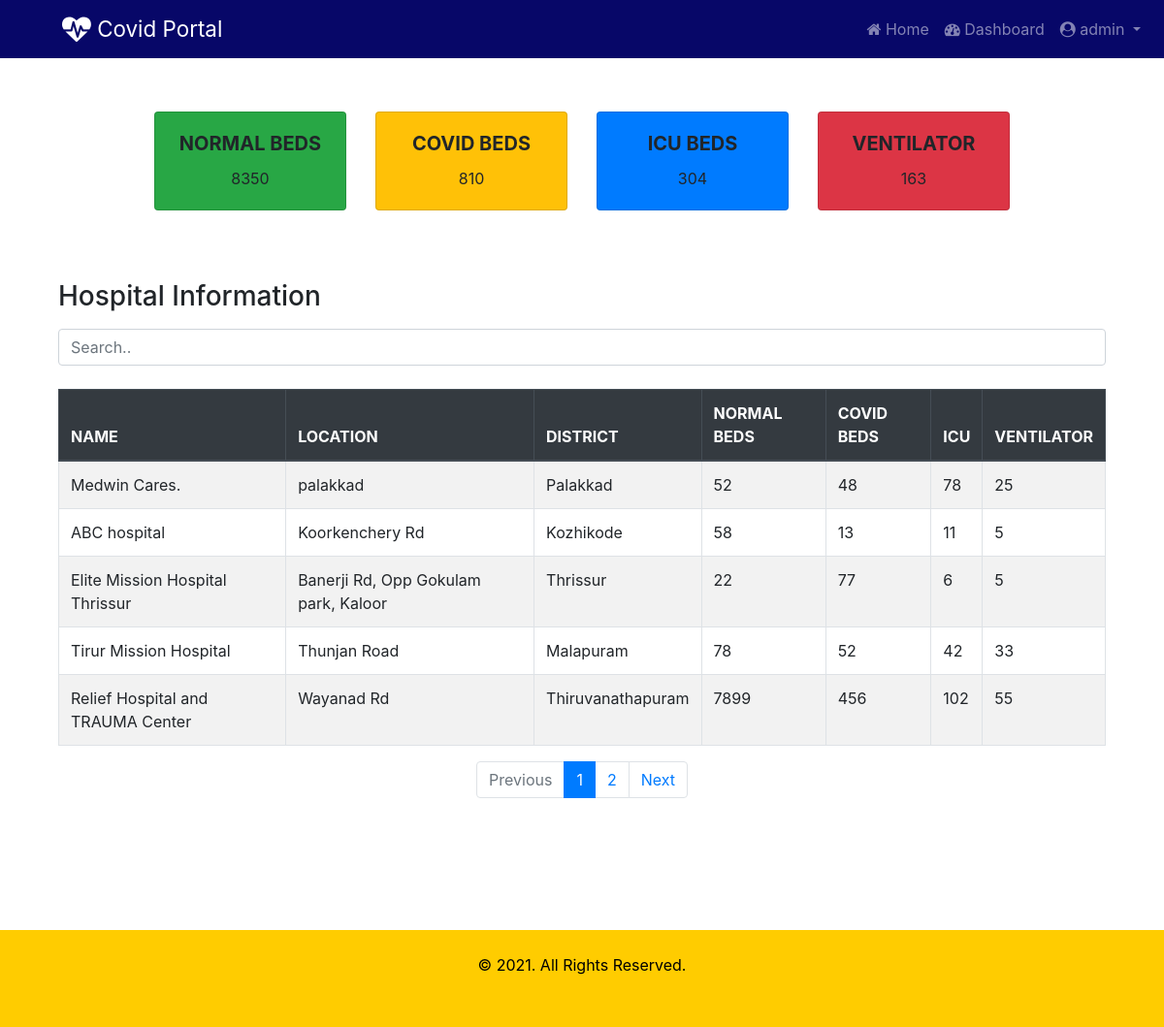
/beds/ (signed in), run on the app's committed database.
### beds/models.py (models this page shows, shortened)
class Hospital(models.Model):
    sc = (
        ('gov','government'),
        ('prv','private')
    )
    name = models.CharField(max_length=50)
    location = models.CharField(max_length=50)
    district = models.CharField(max_length=2,choices=dt)
    phone = models.CharField(max_length=15)
    sector = models.CharField(max_length=3,choices=sc)
    covid_beds = models.IntegerField()
    normal_beds = models.IntegerField()
    icu_beds = models.IntegerField()
    ventilator = models.IntegerField()
    user = models.OneToOneField(User, on_delete=models.CASCADE,blank=True,null=True)

### beds/views.py (the view)
# urls.py: path('',views.index, name='index'),
def index(request):
    normal_beds = Hospital.objects.aggregate(total=Sum('normal_beds'))
    covid_beds = Hospital.objects.aggregate(total=Sum('covid_beds'))
    icu = Hospital.objects.aggregate(total=Sum('icu_beds'))
    ventilator = Hospital.objects.aggregate(total=Sum('ventilator'))
    page = request.GET.get('page', 1)
    hospital_list = Hospital.objects.all()
    paginator = Paginator(hospital_list, 5)
    try:
        hospitals = paginator.page(page)
    except PageNotAnInteger:
        hospitals = paginator.page(1)
    except EmptyPage:
        hospitals = paginator.page(paginator.num_pages)
    context = {
        'normal_beds': normal_beds,
        'covid_beds': covid_beds,
        'icu': icu,
        'ventilator': ventilator,
        'hospitals': hospitals
    }
    return render(request, 'beds/summary.html', context)

### beds/templates/beds/summary.html (shortened to what this page needs)
{% extends 'beds/index.html' %}
{% block content %}
<div class="card_group">
<div class="row row-cols-1 row-cols-sm-2 row-cols-md-3 row-cols-lg-4 row-cols-xl-5 justify-content-center">
  <div class="col mb-4">
    <div class="card bg-success">
      <div class="card-body text-center">
        <h5 class="card-title"><b>NORMAL BEDS</b></h5>
        <p class="card-text">{{ normal_beds.total }}</p>
      </div>
    </div>
  </div>
  <div class="col mb-4">
    <div class="card bg-warning">
      <div class="card-body text-center">
        <h5 class="card-title"><b>COVID BEDS</b></h5>
        <p class="card-text">{{ covid_beds.total }}</p>
      </div>
    </div>
  </div>
  <div class="col mb-4">
    <div class="card bg-primary">
      <div class="card-body text-center">
        <h5 class="card-title"><b>ICU BEDS</b></h5>
        <p class="card-text">{{ icu.total }}</p>
      </div>
    </div>
  </div>
  <div class="col mb-4">
    <div class="card bg-danger  ">
      <div class="card-body text-center">
        <h5 class="card-title"><b>VENTILATOR</b></h5>
        <p class="card-text">{{ ventilator.total }}</p>
      </div>
    </div>
  </div>
</div>
</div>
<div class="container mt-5">
  <h3 class="mb-3">Hospital Information</h3>
  <input class="form-control" id="myInput" type="text" placeholder="Search..">
  <br>
  <table class="table table-bordered table-striped table-hover">
    <thead class="thead-dark">
      <tr>
        <th>NAME</th>
        <th>LOCATION</th>
        <th>DISTRICT</th>
        <th>NORMAL BEDS</th>
        <th>COVID BEDS</th>
        <th>ICU</th>
        <th>VENTILATOR</th>
      </tr>
    </thead>
    <tbody id="myTable">
     {% for hospital in hospitals %}
      <tr>
        <td>{{ hospital.name }}</td>
        <td>{{ hospital.location}}</td>
        <td>{{ hospital.get_district_display}}</td>
        <td>{{ hospital.normal_beds}}</td>
        <td>{{ hospital.covid_beds}}</td>
        <td>{{ hospital.icu_beds}}</td>
        <td>{{ hospital.ventilator}}</td>
      </tr>
     {% endfor %}
    </tbody>
  </table>
  {% if hospitals.has_other_pages %}
  <nav aria-label="Pagination">
    <ul class="pagination justify-content-center">
      {% if hospitals.has_previous %}
        <li class="page-item"><a class="page-link" href="?page={{ hospitals.previous_page_number }}">Previous</a></li>
      {% else %}
        <li class="page-item disabled"><a class="page-link" href="#" tabindex="-1">Previous</a></li>
      {% endif %}
      {% for i in hospitals.paginator.page_range %}
        {% if hospitals.number == i %}
          <li class="page-item active"><a class="page-link" href="#"><span>{{ i }} <span class="sr-only">(current)</span></span></a></li>
        {% else %}
          <li class="page-item"><a class="page-link" href="?page={{ i }}">{{ i }}</a></li>
        {% endif %}
      {% endfor %}
      {% if hospitals.has_next %}
        <li class="page-item"><a class="page-link" href="?page={{ hospitals.next_page_number }}">Next</a></li>
      {% else %}
        <li class="page-item disabled"><a class="page-link" href="#">Next</a></li>
      {% endif %}
    </ul>
  </nav>
  {% endif %}
  <div style="height:120px;"></div>
</div>
{% endblock %}

### beds/templates/beds/index.html (shortened to what this page needs)
{% load static %}
<!DOCTYPE html>
<html lang="en">
<head>
    <link rel="stylesheet" href="https://cdnjs.cloudflare.com/ajax/libs/font-awesome/4.7.0/css/font-awesome.min.css">
    <link rel="stylesheet" href="https://cdn.jsdelivr.net/npm/bootstrap@4.5.3/dist/css/bootstrap.min.css">
    <link rel="stylesheet" href="{% static 'beds/css/styles.css' %}">
</head>
<body>
    <nav class="navbar navbar-expand-lg bg-navy navbar-dark">
        <a class="navbar-brand ml-5" href="#"><i class="fa fa-heartbeat fa-lg"></i> Covid Portal</a>
        {% if user.is_authenticated %}
        <ul class="navbar-nav ml-auto">
          <li class="nav-item">
            <a class="nav-link" href="{% url 'index' %}"><i class="fa fa-home"></i> Home </a>
          </li>
          <li class="nav-item">
            <a class="nav-link" href="{% url 'dashboard' %}"><i class="fa fa-dashboard"></i> Dashboard </a>
          </li>
         <li class="nav-item dropdown">
           <a class="nav-link dropdown-toggle" href="#" id="navbardrop" data-toggle="dropdown">
             <i class="fa fa-user-circle"></i> {{ user.username }}
           </a>
         </li>
        </ul>
        {% endif %}
      </nav>
      <div class="container">
      {% block content %}
      {% endblock %}
      </div>
      <footer class="footer" style=" width:100%;">
        <div class="container-fluid p-4" >
          <p class="text-center"> &copy; 2021. All Rights Reserved.</p>
        </div>
      </footer>
</body>
</html>

### beds/static/beds/css/styles.css (style rules this page uses)
* { box-sizing: border-box; margin: 0; padding: 0; }
.bg-navy { background-color: rgb(7, 7, 104); }
.navbar-brand { color: #fff; font-size: 1.4rem; }
.footer { background-color: #ffcc00; color: black; height: 100px; }
.card_group { padding-top: 5%; }

### data on the page
Hospital: name "Medwin Cares.", location "palakkad", district "Palakkad", normal_beds "52", covid_beds "48", icu_beds "78", ventilator "25"
Hospital: name "ABC hospital", location "Koorkenchery Rd", district "Kozhikode", normal_beds "58", covid_beds "13", icu_beds "11", ventilator "5"
Hospital: name "Elite Mission Hospital Thrissur", location "Banerji Rd, Opp Gokulam park, Kaloor", district "Thrissur", normal_beds "22", covid_beds "77", icu_beds "6", ventilator "5"
Hospital: name "Tirur Mission Hospital", location "Thunjan Road", district "Malapuram", normal_beds "78", covid_beds "52", icu_beds "42", ventilator "33"
Hospital: name "Relief Hospital and TRAUMA Center", location "Wayanad Rd", district "Thiruvanathapuram", normal_beds "7899", covid_beds "456", icu_beds "102", ventilator "55"

### other printed values
{{ user.username }} "admin"
{{ normal_beds.total }} "8350"
{{ covid_beds.total }} "810"
{{ icu.total }} "304"
{{ ventilator.total }} "163"
{{ i }} "1"
{{ i }} "2"
